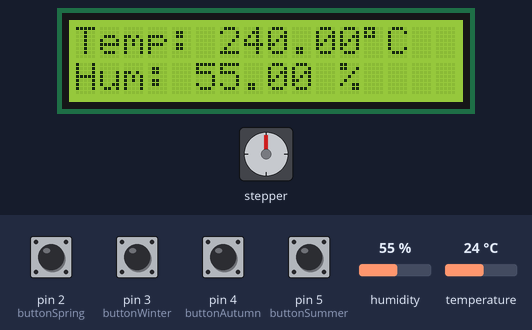
Recording of a sketch running on a simulated Arduino Uno, built with avr-gcc and run on an emulated ATmega328P. Parts: 16×2 character LCD, stepper motor. The test bench sets the inputs (shaded band); at power-on: pin 2 (buttonSpring), pin 3 (buttonWinter), pin 4 (buttonAutumn), pin 5 (buttonSummer) HIGH, humidity 55 %, temperature 24 °C. The modem accepts every AT command (registered, SIM ready, sends succeed) and sends nothing else; stepper angles assume 2048 steps per turn; what the sketch prints to the serial monitor is not drawn.

Above: at 7.2 s.
7.3 s: pin 2 (buttonSpring) pulled LOW for 0.15 s
At 7.56 s:
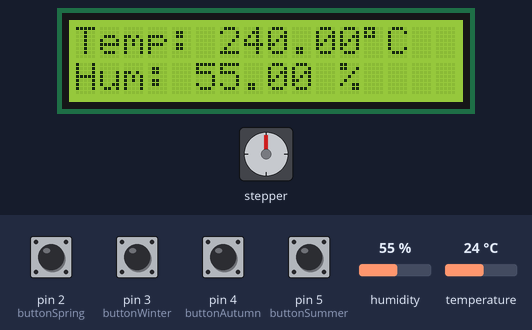
9.8 s: humidity set to 22 %
At 12.4 s:
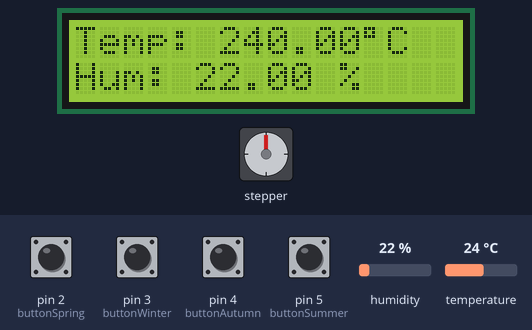
12.6 s: pin 3 (buttonWinter) pulled LOW for 0.15 s
At 14.3 s:
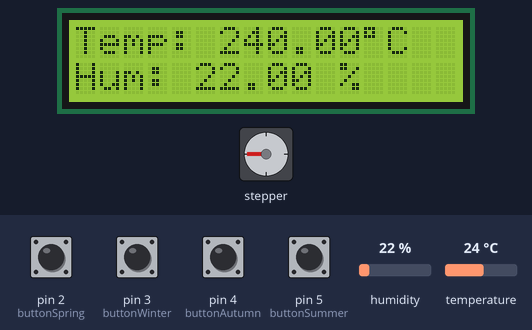
15.1 s: pin 4 (buttonAutumn) pulled LOW for 0.15 s
At 17.0 s:
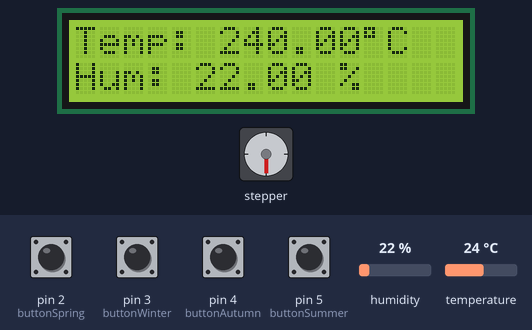
17.6 s: pin 5 (buttonSummer) pulled LOW for 0.15 s
At 19.7 s:
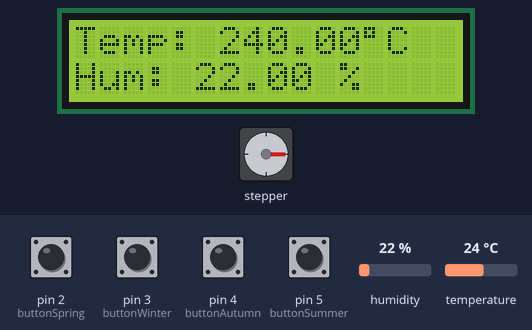
20.0 s: pin 2 (buttonSpring) pulled LOW for 1 s
At 20.48 s:
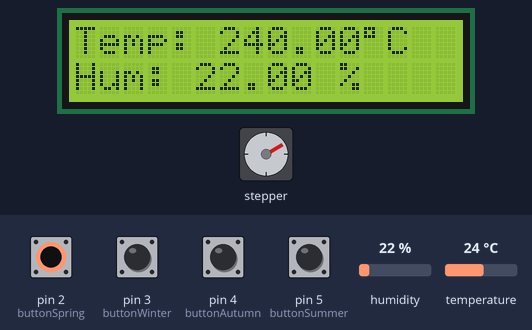
Timing chart, 0 to 23.0 s (numbered marks = the images above; inputs shaded):
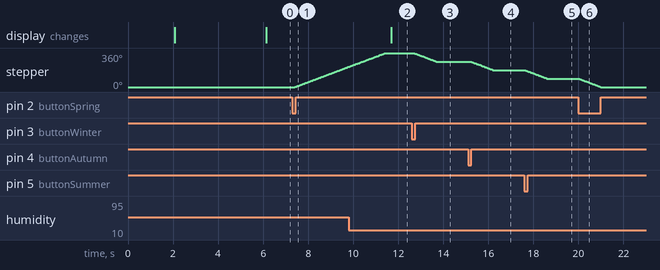

Measured:
- after the input at 7.3 s, stepper: keeps turning clockwise at about 90°/s, starting after 0.11 s
- after the input at 9.8 s, the display: changes after 1.9 s (image 2)
- after the input at 12.6 s, stepper: turns 90° counter-clockwise in 0.98 s, starting after 0.10 s
- after the input at 15.1 s, stepper: turns 90° counter-clockwise in 0.98 s, starting after 0.12 s
- after the input at 17.6 s, stepper: turns 90° counter-clockwise in 0.98 s, starting at once
- after the input at 20.0 s, stepper: turns 90° counter-clockwise in 0.98 s, starting at once

The sketch:

test.ino
```cpp
#include <Wire.h>
#include <LiquidCrystal_I2C.h>
#include <Stepper.h>
#include <SoftwareSerial.h>
#include <ArduinoJson.h>
#include <DHT.h> // Asigură-te că librăria este inclusă corect

#define DHTPIN A0      // Pinul la care este conectat senzorul DHT11
#define DHTTYPE DHT11 // Tipul senzorului (DHT11, DHT22, etc.)

DHT dht(DHTPIN, DHTTYPE); // Inițializează senzorul

// Replace with your network credentials
const char* ssid = "Nume internet";
const char* password = "Parola internet";

// Replace with your API key
const char* apiKey = "cdadacc4dcebbd54cd11e8bdbb787111";

// Initialize the LCD
LiquidCrystal_I2C lcd(0x27, 16, 2); // I2C interface on A4 (SDA) and A5 (SCL)
int motorSpeed = 15;  // RPM = Revolution per minute

int pin1 = 8;   // IN1 is connected to 8
int pin2 = 9;   // IN2 is connected to 9
int pin3 = 10;  // IN3 is connected to 10
int pin4 = 11;  // IN4 is connected to 11

int buttonAutumn = 4;  // pinul pentru buton de rotire CW
int buttonSummer = 5;
int buttonSpring = 2;
int buttonWinter = 3;

Stepper myStepper(2048, pin1, pin3, pin2, pin4);

int readingAutumn = 1;
int readingSummer = 1;
int readingSpring = 1;
int readingWinter = 1;

int stepRequired;

int currentSeason = 0;  // 0 -> primavara; 1 -> vara; 2 -> toamna; 3 -> iarna;

int opus = 1024;
int dreapta = 512;
int stanga = -512;

// Initialize SoftwareSerial for ESP8266
SoftwareSerial espSerial(0, 1); // RX, TX

void setup() {
  // Initialize Serial for debugging
  Serial.begin(115200);

  // Initialize SoftwareSerial for ESP8266
  espSerial.begin(115200);

  // Initialize the LCD
  lcd.init();
  lcd.backlight();
  lcd.setCursor(0, 0);
  lcd.print("Starting...");
  delay(2000);
  lcd.clear();

  // Initialize buttons
  pinMode(buttonAutumn, INPUT_PULLUP);
  pinMode(buttonSummer, INPUT_PULLUP);
  pinMode(buttonSpring, INPUT_PULLUP);
  pinMode(buttonWinter, INPUT_PULLUP);

  // Set stepper motor speed
  myStepper.setSpeed(motorSpeed);

  // Initialize DHT sensor
  dht.begin();

  // Connect to Wi-Fi
  connectToWiFi();
}

void loop() {
  float h = dht.readHumidity();
  float t = dht.readTemperature();

  if (isnan(h) || isnan(t)) {
    lcd.setCursor(0, 0);
    lcd.print("Failed to read");
    lcd.setCursor(0, 1);
    lcd.print("from DHT sensor");
    return;
  }

  lcd.setCursor(0, 0);
  lcd.print("Temp: ");
  lcd.print(t*10);
  lcd.print((char) 223);
  lcd.print("C");


  lcd.setCursor(0, 1);
  lcd.print("Hum: ");
  lcd.print(h);
  lcd.print(" %");

  readingAutumn = digitalRead(buttonAutumn);
  readingSummer = digitalRead(buttonSummer);
  readingSpring = digitalRead(buttonSpring);
  readingWinter = digitalRead(buttonWinter);

  myStepper.setSpeed(motorSpeed);

  if (readingAutumn == 0) {
    switch (currentSeason) {
      case 0:
        myStepper.step(opus);
        break;

      case 1:
        myStepper.step(dreapta);
        break;

      case 2:
        myStepper.step(2048);
        break;

      case 3:
        myStepper.step(stanga);
        break;
    }
    currentSeason = 2;
    delay(100);
  }

  if (readingSummer == 0) {
    switch (currentSeason) {
      case 0:
        myStepper.step(dreapta);
        break;

      case 1:
        myStepper.step(2048);
        break;

      case 2:
        myStepper.step(stanga);
        break;

      case 3:
        myStepper.step(opus);
        break;
    }
    currentSeason = 1;
    delay(100);
  }

  if (readingSpring == 0) {
    switch (currentSeason) {
      case 0:
        myStepper.step(2048);
        break;

      case 1:
        myStepper.step(stanga);
        break;

      case 2:
        myStepper.step(opus);
        break;

      case 3:
        myStepper.step(dreapta);
        break;
    }
    currentSeason = 0;
    delay(100);
  }

  if (readingWinter == 0) {
    switch (currentSeason) {
      case 0:
        myStepper.step(stanga);
        break;

      case 1:
        myStepper.step(opus);
        break;

      case 2:
        myStepper.step(dreapta);
        break;

      case 3:
        myStepper.step(2048);
        break;
    }
    currentSeason = 3;
    delay(100);
  }

  // Fetch and display temperature data
  // fetchAndDisplayTemperature();

  // Delay to avoid too frequent API calls
  delay(100);
}

void connectToWiFi() {
  Serial.println("Sending AT");
  espSerial.println("AT");
  delay(1000);

  Serial.println("Setting CWMODE");
  espSerial.println("AT+CWMODE=1");
  delay(1000);

  Serial.println("Connecting to WiFi");
  espSerial.print("AT+CWJAP=\"");
  espSerial.print(ssid);
  espSerial.print("\",\"");
  espSerial.print(password);
  espSerial.println("\"");
  delay(1000);

  String response = "";
  while (espSerial.available()) {
    response += espSerial.readString();
  }
  Serial.println("WiFi Connection Response: " + response);

  if (response.indexOf("OK") != -1) {
    Serial.println("WiFi connected successfully.");
  } else {
    Serial.println("WiFi connection failed.");
  }
}

void fetchAndDisplayTemperature() {
  espSerial.println("AT+CIPSTART=\"TCP\",\"api.weatherstack.com\",80");
  delay(1000);

  String request = "GET /current?access_key=";
  request += apiKey;
  request += "&query=Bucharest HTTP/1.1\r\n";
  request += "Host: api.weatherstack.com\r\n";
  request += "Connection: close\r\n\r\n";

  espSerial.print("AT+CIPSEND=");
  espSerial.println(request.length());
  delay(1000);
  espSerial.print(request);

  String response = "";
  while (espSerial.available()) {
    response += espSerial.readString();
  }

  int jsonStart = response.indexOf('{');
  int jsonEnd = response.lastIndexOf('}') + 1;
  if (jsonStart != -1 && jsonEnd != -1) {
    String jsonResponse = response.substring(jsonStart, jsonEnd);
    DynamicJsonDocument doc(1024);
    deserializeJson(doc, jsonResponse);
    float temperature = doc["current"]["temperature"];

    // Display temperature on LCD
    lcd.clear();
    lcd.setCursor(0, 0);
    lcd.print("Temp: ");
    lcd.print(temperature);
    lcd.print(" C");
  } else {
    lcd.clear();
    lcd.setCursor(0, 0);
    lcd.print("No data");
  }
}
```
